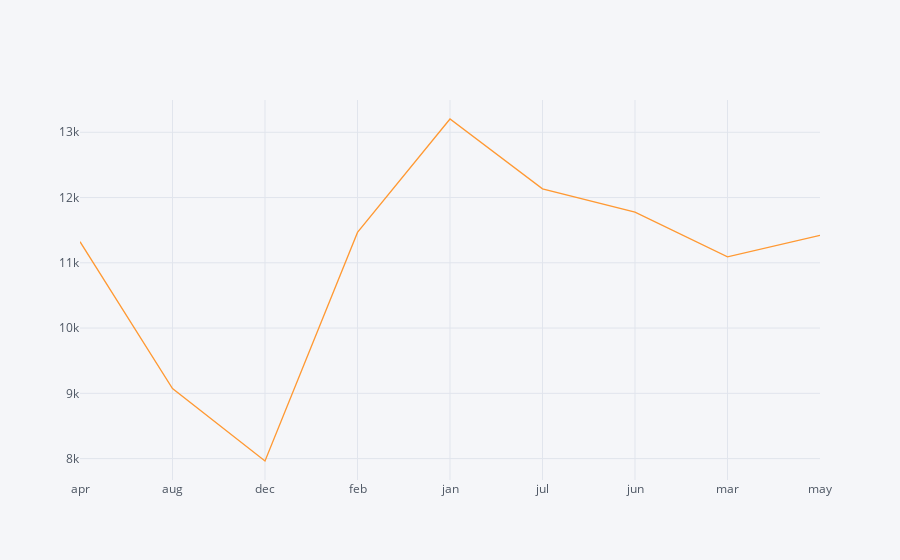

Notebook code for this chart:
### Markdown cell above
** Now create a simple plot off of the dataframe indicating the count of calls per month. **

### Code cell
bymonth['twp'].iplot()

### Figure 1 — Plotly figure (JSON) as saved in the notebook; plotly's stock layout.template omitted (floating-point values rounded to 4 significant figures)
{"data": [{"line": {"color": "rgba(255, 153, 51, 1.0)", "dash": "solid", "shape": "linear", "width": 1.3}, "mode": "lines", "name": "twp", "text": "", "type": "scatter", "x": ["apr", "aug", "dec", "feb", "jan", "jul", "jun", "mar", "may"], "y": [11323, 9073, 7963, 11465, 13203, 12133, 11777, 11092, 11420]}], "layout": {"legend": {"bgcolor": "#F5F6F9", "font": {"color": "#4D5663"}}, "paper_bgcolor": "#F5F6F9", "plot_bgcolor": "#F5F6F9", "title": {"font": {"color": "#4D5663"}}, "xaxis": {"gridcolor": "#E1E5ED", "showgrid": true, "tickfont": {"color": "#4D5663"}, "title": {"font": {"color": "#4D5663"}, "text": ""}, "zerolinecolor": "#E1E5ED"}, "yaxis": {"gridcolor": "#E1E5ED", "showgrid": true, "tickfont": {"color": "#4D5663"}, "title": {"font": {"color": "#4D5663"}, "text": ""}, "zerolinecolor": "#E1E5ED"}}}
